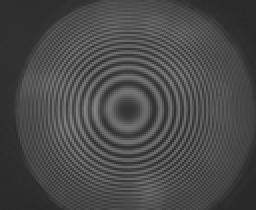
%> input picture 实验2/2-2/figures/1.png, 128 x 105 px, shrunk from 544 x 448 before the run (shown 2 times larger)
$ octave main.m   (GNU Octave 9; MATLAB toolbox functions it lacks are replaced by stand-ins)
%> lines starting %> are read from the running program, lines starting %| are printed output that depends on the picture
### 实验2/2-2/cunwrap.m
function PhiUnwrap = cunwrap(Psi, options)
% PhiUnwrap = cunwrap(Psi, options)
%
% Purpose: Costantini's 2D unwrapping based on Minimum Network Flow
%
% INPUTS:
%   - Psi: 2D-array wrapped phase (radian)
%   - options: optional structure used to modify the behavior of the
%              unwrapping algorithm. All fields are optional.
%              The fieldname does not need to exactly case-matched.
%       Weight: array of same dimension as the Psi, with is used as
%               the positive weight of the L1 norm of the residual (to be
%               minimized). For example user can provide WEIGHT as function
%               of the interference amplitude or function of phase
%               measurement quality (e.g., fringe contrast).
%               By default: all internal pixels have the same weight of 1,
%               0.5 for edge-pixels, and 0.25 for corner-pixels.
%       CutSize: even integer scalar, default [4]: the width (in pixel) of
%                the Gaussian kernel use to lower the weight around pixels
%                that do not fulfill rotational relation.
%                If CutSize is 0, no rotational-based weighting will be
%                carried out.
%       RoundK: Boolean, [false] by default. When ROUNDK is true, CUNWRAP
%               forces the partial derivative residuals K1/K2 to be
%               integers.
%       MaxBlockSize: scalar default [125], target linear blocksize.
%                     Set to Inf for single-block global unwrapping.
%                     Note: network flow is costly in CPU for large size.
%       Overlap: scalar default [0.25], fractional overlapping between two
%                neighboring blocks.
%       Verbose: logical [true], control printout information.
%       LPoption: LINPROG option structure as return by OPTIMSET(...).
% OUTPUT:
%   - Phi: 2D-array unwrapped phase (radian)
%
% Minimum network flow computation engine is Matlab LINPROG (optimization
%   toolbox is required)
%
% References:
%   - http://earth.esa.int/workshops/ers97/papers/costantini/
%   - Costantini, M. (1998) A novel phase unwrapping method based on network
%   programming. IEEE Tran. on Geoscience and Remote Sensing, 36, 813-821.
%
% Author: Bruno Luong <brunoluong@yahoo.com>
% History:
%   Orginal: 27-Aug-2009
%       28-Aug-2009: modification in block splitting, default size changes
%                    to 125 x 125
%       28-Aug-2009: correct a serious indexing bug

if nargin<2
    options = struct();
end

if ndims(Psi)>2
    error('CUNWRAP: input Psi must be 2D array.');
end

[ny nx] = size(Psi);

if nx<2 || ny<2
    error('CUNWRAP: size of Psi must be larger than 2');
end

roundK = getoption(options, 'roundk', false);

verbose = getoption(options, 'verbose', true);

% Default weight
w1 = ones(ny,1); w1([1 end]) = 0.5;
w2 = ones(1,nx); w2([1 end]) = 0.5;
weight = w1*w2; % tensorial product
weight = getoption(options, 'weight', weight);

% Split in smaller block size
blocksize = getoption(options, 'maxblocksize', 125);
blocksize = max(blocksize,2);

% Overlapping fraction
p = getoption(options, 'overlap', 0.25);
p = max(min(p,1),0);

% Split the linear index for each dimension
[ix blk_x] = splitidx(blocksize, nx, p);
[iy blk_y] = splitidx(blocksize, ny, p);
nbblk = length(iy)*length(ix);

mydisplay(verbose, 'Number of block(s) = %d\n', nbblk);
mydisplay(verbose, '\tEffective block size = (%d x %d)\n', blk_y, blk_x);
if nbblk>1
    mydisplay(verbose, '\tOverlapping = %2.1f%%\n', p*100);
end

% Allocate arrays
% negative/positive parts of wrapped partial derivatives
x1p = nan(ny-1, nx, class(Psi));
x1m = nan(ny-1, nx, class(Psi));
x2p = nan(ny, nx-1, class(Psi));
x2m = nan(ny, nx-1, class(Psi));

%%
% Loop over the blocks
blknum = 0;
for i=1:length(iy)
    iy0 = iy{i};
    iy1 = iy0(1:end-1);
    iy2 = iy0(1:end);

    for j=1:length(ix)
        ix0 = ix{j};
        ix1 = ix0(1:end);
        ix2 = ix0(1:end-1);

        blknum = blknum + 1;
        mydisplay(verbose, ['\n' repmat('-', 1, 60) '\n']);
        mydisplay(verbose, 'CUNWRAP: processing block #%d/%d...\n', ...
            blknum, nbblk);

        options.weight = weight(iy0,ix0);
        options.blknum = blknum;
        % Costantini's minimum network flow resolution for one block
        [x1p(iy1,ix1) x1m(iy1,ix1) x2p(iy2,ix2) x2m(iy2,ix2)] = ...
            cunwrap_blk(Psi(iy0,ix0), ...
            x1p(iy1,ix1), x1m(iy1,ix1),...
            x2p(iy2,ix2), x2m(iy2,ix2),...
            options);
    end
end

%%
% Compute partial derivative Psi1, eqt (1,3)
mydisplay(verbose, '\ty-derivative\n');
i = 1:(ny-1);
j = 1:nx;
[ROW_I ROW_J] = ndgrid(i,j);
I_J = sub2ind(size(Psi),ROW_I,ROW_J);
IP1_J = sub2ind(size(Psi),ROW_I+1,ROW_J);
Psi1 = Psi(IP1_J) - Psi(I_J);
% A priori knowledge that Psi1 is in [-pi,pi)
Psi1 = mod(Psi1+pi,2*pi)-pi;

% Compute partial derivative Psi2, eqt (2,4)
mydisplay(verbose, '\tx-derivative\n');
i = 1:ny;
j = 1:(nx-1);
[ROW_I ROW_J] = ndgrid(i,j);
I_J = sub2ind(size(Psi),ROW_I,ROW_J);
I_JP1 = sub2ind(size(Psi),ROW_I,ROW_J+1);
Psi2 = Psi(I_JP1) - Psi(I_J);
% A priori knowledge that Psi1 is in [-pi,pi)
Psi2 = mod(Psi2+pi,2*pi)-pi;

% Compute the derivative jumps, eqt (20,21)
k1 = x1p-x1m;
k2 = x2p-x2m;

% Round to integer solution (?)
if roundK
    mydisplay(verbose, '\tForce integer 2pi-ambiguities\n');
    k1 = round(k1);
    k2 = round(k2);
end

% Sum the jumps with the wrapped partial derivatives, eqt (10,11)
k1 = reshape(k1,[ny-1 nx]);
k2 = reshape(k2,[ny nx-1]);
k1 = k1+Psi1/(2*pi);
k2 = k2+Psi2/(2*pi);

%%
% Integrate the partial derivatives, eqt (6)
% Not sure why integrate this way is better than otherway around
mydisplay(verbose, 'Integration\n');
% Integration order, not documented
intorder = getoption(options, 'IntOrder', 1);
if intorder==1
    K = cumsum([0 k2(1,:)]);
    K = [K; k1];
    K = cumsum(K,1);
else
    % Integration is this order does not work well (still mysterious for BL)
    K = cumsum([0; k1(:,1)]);
    K = [K k2];
    K = cumsum(K,2);
end

PhiUnwrap = (2*pi)*K;
PhiUnwrap = PhiUnwrap - min(PhiUnwrap(:));
end % cunwrap

%%
% [305 lines left out: function cunwrap_blk, not called in this run]

%% Get defaut option
function value = getoption(options, name, defaultvalue)
% function value = getoption(options, name, defaultvalue)
    value = defaultvalue;
    fields = fieldnames(options);
    found = strcmpi(name,fields);
    if any(found)
        i = find(found,1,'first');
        if ~isempty(options.(fields{i}))
            value = options.(fields{i});
        end
    end
end

%%
function [ilist blocksize] = splitidx(blocksize, n, p)
% function ilist = splitidx(blocksize, n, p)
%
% return the cell array, each element is subindex of (1:n)
% The union is (1:n) with overlapping fraction is p (0<p<1)

if blocksize>=n
    ilist = {1:n};
    blocksize = n;
else
    q = 1-p;

    % Number of blocks
    k = (n/blocksize - p) / q;
    k = ceil(k);

    % Readjust the block size, float
    blocksize = n/(k*q + p);

    % first index
    firstidx = round(linspace(1,n-ceil(blocksize)+1, k));
    lastidx = round(firstidx+blocksize-1);
    lastidx(end) = n;
    % Make sure they are overlapped
    lastidx(1:end-1) = max(lastidx(1:end-1),firstidx(2:end));

    % Put the indexes of k blocks into cell array
    ilist = cell(1,length(firstidx));
    for k=1:length(ilist)
        ilist{k} = firstidx(k):lastidx(k);
    end

    blocksize = round(blocksize);
end
end

% function to mydisplay a text on command line window
function mydisplay(verbose, varargin)
if verbose
    fprintf(varargin{:});
end
end

### 实验2/2-2/main.m
clear;
clc;

% 读取图像并转换为灰度图
image1 = im2single(imread('figures/1.png'));
%> image1: size 105x128x3 single; min 0.157, max 0.518, mean 0.288
if size(image1, 3) == 3
    image1 = rgb2gray(image1);
%> image1: size 105x128 single
end
image2 = im2single(imread('figures/2.png'));
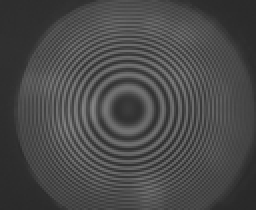
%> input picture 实验2/2-2/figures/2.png, 128 x 105 px, shrunk from 544 x 448 before the run (shown 2 times larger)
%> image2: size 105x128x3 single; min 0.157, max 0.518, mean 0.287
if size(image2, 3) == 3
    image2 = rgb2gray(image2);
%> image2: size 105x128 single
end
image3 = im2single(imread('figures/3.png'));
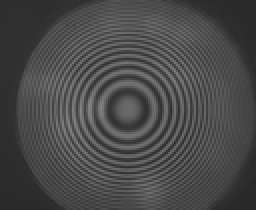
%> input picture 实验2/2-2/figures/3.png, 128 x 105 px, shrunk from 544 x 448 before the run (shown 2 times larger)
%> image3: size 105x128x3 single; min 0.157, max 0.514, mean 0.288
if size(image3, 3) == 3
    image3 = rgb2gray(image3);
%> image3: size 105x128 single
end
image4 = im2single(imread('figures/4.png'));
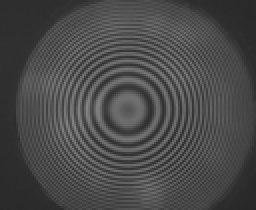
%> input picture 实验2/2-2/figures/4.png, 128 x 105 px, shrunk from 544 x 448 before the run (shown 2 times larger)
%> image4: size 105x128x3 single; min 0.157, max 0.522, mean 0.289
if size(image4, 3) == 3
    image4 = rgb2gray(image4);
%> image4: size 105x128 single
end

% 打印图像尺寸
disp(size(image1));
%|    105   128

% 计算分子和分母
numerator = double(image4 - image2);
denominator = double(image1 - image3);
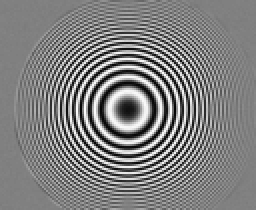
%> denominator: size 105x128 double (shown 2 times larger); min -0.247, max 0.243, mean 0.000547; drawn with min black and max white

% 找到矩阵的最小值和最大值
min_numerator = min(numerator(:)); % 矩阵的最小值
%> min_numerator = -0.243
max_numerator = max(numerator(:)); % 矩阵的最大值
%> max_numerator = 0.243
min_denominator = min(denominator(:)); % 矩阵的最小值
%> min_denominator = -0.247
max_denominator = max(denominator(:)); % 矩阵的最大值
%> max_denominator = 0.243

% 线性变换到 [-1, 1]
numerator_normalized = 2 * (numerator - min_numerator) / (max_numerator - min_numerator) - 1;
denominator_normalized = 2 * (denominator - min_denominator) / (max_denominator - min_denominator) - 1;

tan_theta = -numerator_normalized ./ denominator_normalized;
% 去除NaN值
tan_theta(isnan(tan_theta)) = 0;

% [20 lines of commented-out code are left out]
phi = cunwrap(tan_theta);
%| Number of block(s) = 2
%| 	Effective block size = (105 x 73)
%> after the loop in cunwrap, `for i=1:length(iy)`:
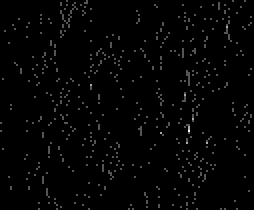
%> x2p: size 105x127 double (shown 2 times larger); min 0, max 3, mean 0.0477; drawn with min black and max white
%> after the loop in cunwrap, `for i=1:length(iy)`: blknum = 2; options = {blknum 2}
%> in cunwrap, `k2 = k2+Psi2/(2*pi);`:
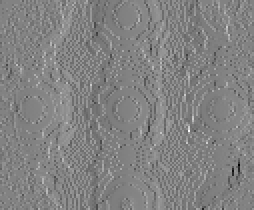
%> k2: size 105x127 double (shown 2 times larger); min -2.91, max 2.8, mean 0.0109; drawn with min black and max white
%> in cunwrap, `intorder = getoption(options, 'IntOrder', 1);`: intorder = 1
%> in cunwrap, `K = cumsum([0 k2(1,:)]);`: K = 128 values, max 2.65 at index 45, min -1.09 at index 62, mean 0.258


subplot(2, 1, 1);
surf(tan_theta);
title("Theta",'EdgeColor', 'none');
colorbar;

subplot(2, 1, 2);
surf(phi,'EdgeColor', 'none');
title("phi");
colorbar;
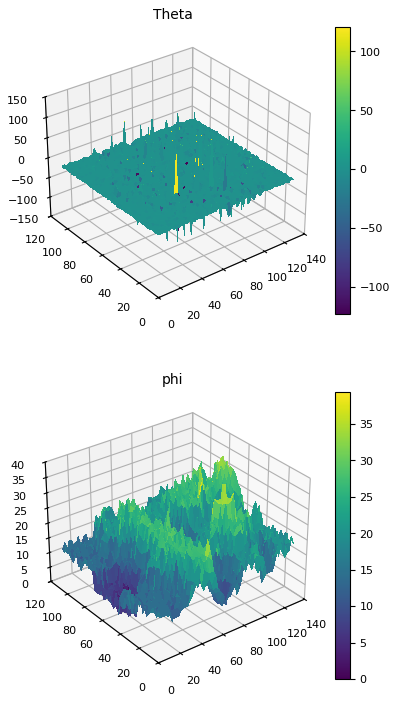
%> figure redrawn from the program's plot data, 2 panels

% 保存为 JPEG 格式
% imwrite(phi, 'unwrap.jpg');

% 定义矩阵大小
[m, n] = size(phi);  % 假设是 m×n 矩阵
%> m = 105; n = 128

% 生成网格坐标
[X, Y] = meshgrid(1:n, 1:m);

% 假设 x 和 y 是列向量
x = X(:);  % 确保 x 是列向量
y = Y(:);  % 确保 y 是列向量

% 构造矩阵，每行是 [x^2, x, y^2, y]
DataMatrix = [x.^2, x, y.^2, y];

% 添加偏置项（第一列全为 1）
DataMatrix = [ones(size(DataMatrix,1),1), DataMatrix];

% 从 phi 矩阵中提取对应的值
phiData = phi(:);  % 将 phi 矩阵展平为列向量

% 检查维度是否匹配
if size(DataMatrix, 1) ~= size(phiData, 1)
    error('DataMatrix 和 phiData 的行数不匹配');
end

% 计算回归系数
coe = (DataMatrix' * DataMatrix) \ (DataMatrix' * phiData);
%> coe = [9.28; -0.00121; 0.216; -0.0015; 0.147]

% 显示回归系数
disp('回归系数:');
disp(coe');
%|    9.2817e+00  -1.2053e-03   2.1559e-01  -1.5010e-03   1.4656e-01

lamda = 0.635; % um
dx = 1.3612;    % um/pixel
lamda = lamda / dx; % pixel
R = 2 * pi * dx / (lamda * coe(2)); % um
%> R = -15210.7
x0 = -coe(3) / (2 * coe(2));    % pixel
%> x0 = 89.43
y0 = -coe(5) / (2 * coe(2));    % pixel
%> y0 = 60.8

disp('R, x0, y0')
disp([R, x0, y0])
%|   -1.5211e+04   8.9431e+01   6.0797e+01
